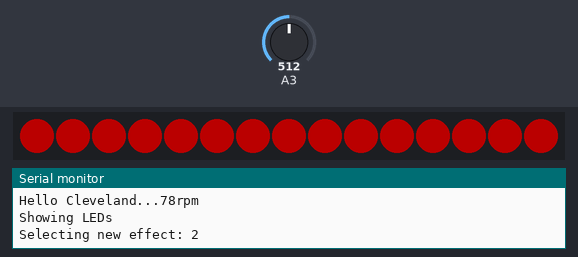
Bench run of a sketch on a simulated Arduino Uno, built with avr-gcc and run on an emulated ATmega328P. Shown: 15 RGB LEDs in strip order, left to right, the last lines printed to the serial monitor. The test bench sets the inputs (shaded band); at power-on: A3 = 512. Dim RGB values are drawn brighter than linear; random numbers use the default seed unless the sketch sets one.

Above: at 0.23 s.
At 0.82 s:
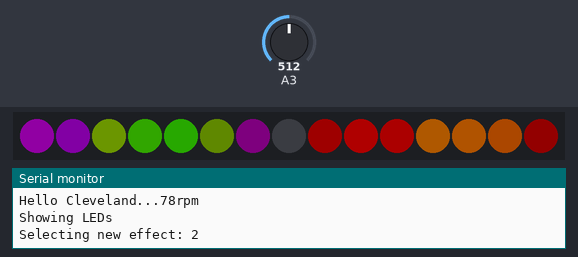
At 15.14 s:
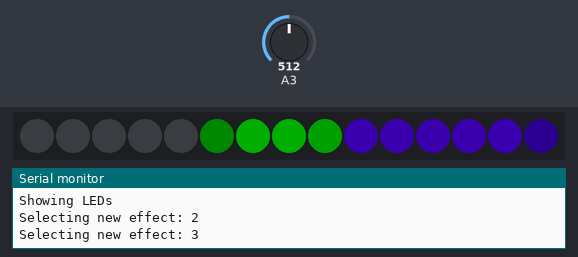
At 29.6 s:
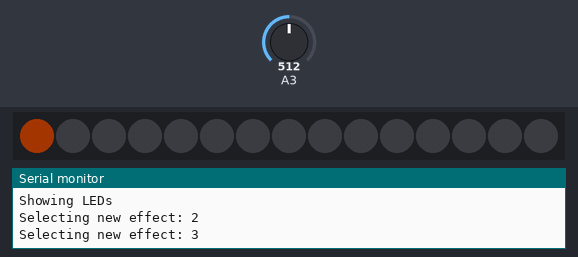
At 33.88 s:
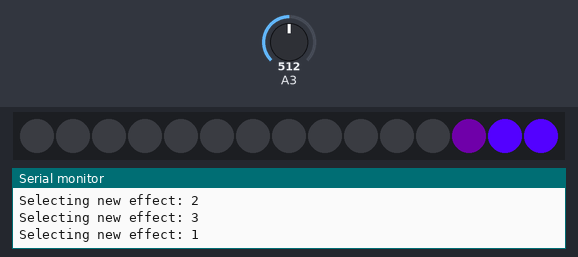
At 39.51 s:
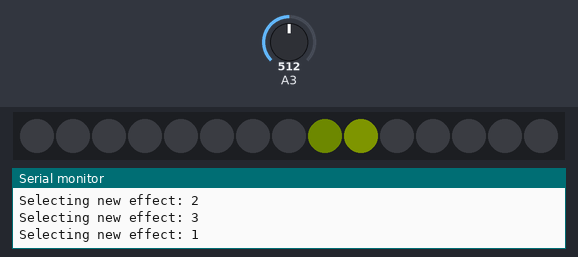

The sketch:

BlingOTron.ino
```cpp
#include <TimerOne.h>
#include <SPI.h>
#include "Adafruit_WS2801.h"


int dataPin  = 8;    // Yellow wire on Adafruit Pixels
int clockPin = 7;    // Green wire on Adafruit Pixels
#define stripLength 15

Adafruit_WS2801 zeeStrip(15, dataPin, clockPin, WS2801_GRB);
uint32_t lerpColor(uint32_t colorA, uint32_t colorB, int lerp, int lerpMax);


class BeatOverlay
{
public:
  BeatOverlay(Adafruit_WS2801 *pStrip)
  {
    m_pStrip = pStrip;
    Reset();
    m_pStrip->begin();
  }

  void begin(void)
  {
    m_pStrip->begin();
  }

  void Reset(void)
  {
    for (int i=0; i<stripLength; ++i)
    {
      m_aLerping[i] = false;
    }
  }

  void show(bool noBaseLineChange = false)
  {
    bool lerpApplied = false;

    // The actual colors are the ones set by the effects plus any beat overlay effect
    for (int i=0; i<stripLength; ++i)
    {
      if (m_aLerping[i])
      {
        lerpApplied = true;
        uint32_t elapsed = millis() - m_aLerpStart[i];
        if (elapsed <= m_aLerpIn[i])
        {
          // We're in the lerp-in phase
          uint32_t color = lerpColor(m_aBaseColors[i], m_aLerpColors[i], elapsed, m_aLerpIn[i]);
          m_pStrip->setPixelColor(i, color);
        }
        else if (elapsed < m_aLerpIn[i] + m_aLerpDwell[i])
        {
          // We're in the dwell phase
          m_pStrip->setPixelColor(i, m_aLerpColors[i]);
        }
        else if (elapsed <= m_aLerpIn[i] + m_aLerpDwell[i] + m_aLerpOut[i])
        {
          // We're in the lerp-out phase
          uint32_t color = lerpColor(m_aLerpColors[i], m_aBaseColors[i], elapsed-m_aLerpIn[i]-m_aLerpDwell[i], m_aLerpOut[i]);
          m_pStrip->setPixelColor(i, color);
        }
        else
        {
          // Actually we're all done here. Go base to baseline color
          m_aLerping[i] = false;
          m_pStrip->setPixelColor(i, m_aBaseColors[i]);
        }
      }
      else
      {
        m_pStrip->setPixelColor(i, m_aBaseColors[i]);
      }
    }

    m_pStrip->show();
  }

  void SetLerpColor(int index, uint32_t color, int millisIn, int millisDwell, int millisOut)
  {
    if (index < 0 || index >= stripLength)
    {
      return;
    }

    m_aLerpColors[index] = color;
    m_aLerpStart[index] = millis();
    m_aLerpIn[index] = millisIn;
    m_aLerpDwell[index] = millisDwell;
    m_aLerpOut[index] = millisOut;
    m_aLerping[index] = true;
  }

  void setPixelColor(uint16_t n, uint32_t c)
  {
    if (n < 0 || n >= stripLength)
    {
      return;
    }
    m_aBaseColors[n] = c;
    m_pStrip->setPixelColor(n, c);
  }

private:
  uint32_t         m_aBaseColors[stripLength];
  uint32_t         m_aLerpColors[stripLength];
  uint32_t         m_aLerpStart[stripLength];
  int              m_aLerpIn[stripLength];
  int              m_aLerpOut[stripLength];
  int              m_aLerpDwell[stripLength];
  bool             m_aLerping[stripLength];
  Adafruit_WS2801 *m_pStrip;
};

BeatOverlay strip(&zeeStrip);


uint32_t hsv2rgb(float hue, float sat, float val)
{
    double      hh, p, q, t, ff;
    long        i;
    int         red, green, blue;

    hh = hue;

    if(sat <= 0.0)
    {
        red   = val;
        green = val;
        blue  = val;
    }
    else
    {
      if(hh >= 360.0) hh = hh-360.0;
      hh /= 60.0;
      i = (long)hh;
      ff = hh - i;
      p = val * (1.0 - sat);
      q = val * (1.0 - (sat * ff));
      t = val * (1.0 - (sat * (1.0 - ff)));

      switch(i) {
      case 0:
          red = val * 255.0;
          green = t * 255.0;
          blue = p * 255.0;
          break;
      case 1:
          red = q * 255.0;
          green = val * 255.0;
          blue = p * 255.0;
          break;
      case 2:
          red = p * 255.0;
          green = val * 255.0;
          blue = t * 255.0;
          break;

      case 3:
          red = p * 255.0;
          green = q * 255.0;
          blue = val * 255.0;
          break;
      case 4:
          red = t * 255.0;
          green = p * 255.0;
          blue = val * 255.0;
          break;
      case 5:
      default:
          red = val  * 255.0;
          green = p * 255.0;
          blue = q * 255.0;
          break;
      }
    }
   uint32_t result = (((uint32_t)red) << 16) |
                     (((uint32_t)green) << 8) |
                     (((uint32_t)blue));

   if (0)
   {
     Serial.print("HSV Color = ");
     Serial.print(hue);
     Serial.print(",");
     Serial.print(sat);
     Serial.print(",");
     Serial.print(val);
     Serial.println(")");

     Serial.print("RGB Color = ");
     Serial.print(red);
     Serial.print(",");
     Serial.print(green);
     Serial.print(",");
     Serial.print(blue);
     Serial.println(")");

     Serial.print("0x00");
     Serial.println(result, HEX);
     Serial.println("");
   }
   return result;
}


uint32_t lerpColor(uint32_t colorA, uint32_t colorB, int lerp, int lerpMax)
{
//  Serial.print("LERP "); Serial.print(colorA, HEX); Serial.print(" -> "); Serial.print(colorB, HEX); Serial.print("  ("); Serial.print(lerp); Serial.print("/"); Serial.println(lerpMax);
  // Extract colors to ints
  uint32_t color1[3];
  uint32_t color2[3];

  color1[0] = (colorA>>16) & 255;
  color1[1] = (colorA>>8) & 255;
  color1[2] = colorA & 255;

  color2[0] = (colorB>>16) & 255;
  color2[1] = (colorB>>8) & 255;
  color2[2] = colorB & 255;

   uint32_t r = ((lerpMax-lerp)*color1[0] + lerp*color2[0]) / lerpMax;
   uint32_t g = ((lerpMax-lerp)*color1[1] + lerp*color2[1]) / lerpMax;
   uint32_t b = ((lerpMax-lerp)*color1[2] + lerp*color2[2]) / lerpMax;

   uint32_t result = (((uint32_t)r) << 16) |
                     (((uint32_t)g) << 8) |
                     (((uint32_t)b));
   return result;
}

void renderSlab(float left, float right, float hue, float sat, float val)
{
  float alpha = 0.0;

  for (int index=floor(left); index<=floor(right); ++index)
  {
    if (index < floor(left))
    {
      // do nothing. shouldn't happen
      alpha = 0.0;
    }
    else if (index == floor(left) && index == floor(right))
    {
      // entire width is a semi-pixel
      alpha = right-left;
    }
    else if (index == floor(left))
    {
      // left semipxel portion
      alpha = 1.0-(left-(float)floor(left));
    }
    else if (index < floor(right))
    {
       // full pixel
       alpha = 1.0;
    }
    else if (index == floor(right))
    {
        // right semipxel portion
        alpha = right-(float)floor(right);
    }
    else
    {
      alpha = 0.0;
    }

    strip.setPixelColor(index, hsv2rgb(hue, sat, alpha*val));
  }
//  strip.show();
}


// ISR State
volatile bool beatLatch = false;
volatile bool beatAck = false;
volatile int audioMax = 0;
volatile int average = 0;
volatile int audioLevel = 0;
int localAudioMax = 0;
uint16_t eightSampleAverage = 0;
uint16_t oneSecondAverage = 0;
int sampleCount = 0;
bool localBeatTriggered = false;
volatile int beatTriggerLevel = 255;
volatile int beatFinishedLevel = 0;
volatile int lastAverage = 0;
volatile int lastMax = 0;
volatile bool showStats = false;


void xISR()
{
  int val = analogRead(A3);
  if (val > localAudioMax)
  {
    localAudioMax = val;
  }
  eightSampleAverage += val;
  ++sampleCount;

  // Are we looking for a beat?
  if (!localBeatTriggered)
  {
    // Yes -- does this qualify?
    if (val > beatTriggerLevel)
    {
      // Yes!
      localBeatTriggered = true;
      //Serial.println("X");

      // But does anyone care?
      if (beatAck)
      {
        // Yes. Main program is ready to listen to beats
        beatLatch = true;
        beatAck = false;
      }
    }
  }
  else
  {
   // We are in a beat. See if we should go out of it
   if (val < beatFinishedLevel)
   {
     localBeatTriggered = false;
   }
  }

  // Are we on an 8-sample boundary?
  if (0 == (sampleCount & 7))
  {
    // Yes. Divide by 8 and accumulate into one second average
    oneSecondAverage += eightSampleAverage >> 3;

    // And update the 8ms audio level for the main loop
    audioLevel = eightSampleAverage >> 3;
    audioMax = localAudioMax;

    // Clear for next accumulation
    eightSampleAverage = 0;
  }

  // Are we on a 1-second boundary?
  if (0 == (sampleCount & 1023))
  {
    // Yes. Store new average value
    lastAverage = average;
    lastMax = audioMax;
    average = oneSecondAverage >> 7;
    audioMax = localAudioMax;
    localAudioMax = 0;
    oneSecondAverage = 0;
    showStats = true;

    // Tune these params
    int delta = audioMax - average;
    int newBeatTriggerLevel = audioMax - (delta>>1);
    int newBeatFinishedLevel = average + (delta>>1) - (delta>>2);

       beatTriggerLevel = newBeatTriggerLevel;
      beatFinishedLevel = newBeatFinishedLevel;
   if (0)
    {
    if (newBeatTriggerLevel > beatTriggerLevel)
    {
      beatTriggerLevel = newBeatTriggerLevel;
      beatFinishedLevel = newBeatFinishedLevel;
    }
    else
    {
      beatTriggerLevel = newBeatTriggerLevel + ((beatTriggerLevel-newBeatTriggerLevel)>>1);
      beatFinishedLevel = newBeatFinishedLevel;
    }
    }
  }
}

void setup()
{
  Serial.begin(57600);
  Serial.println("Hello Cleveland...78rpm");
  int index;
  strip.begin();
  strip.show();
  double hueScale = 360.0 / (stripLength+1);
  for (index=0; index<stripLength; ++index)
  {
    uint32_t color = hsv2rgb(hueScale * index, 1.0, 0.25);
    strip.setPixelColor(index, color);
  }
  Serial.println("Showing LEDs");
  strip.show();

  #if 0
  Serial.println("Calibrating timing");
  uint32_t interval = millis() + 500;
  uint32_t iterations = 0;
  while (millis() < interval)
  {
    int val = analogRead(A3);
    ++iterations;
  }
  Serial.print("    reads: "); Serial.println(iterations);
  Serial.print(" reads/ms: "); Serial.println(iterations/500);
  Serial.println("\nMeasuing ISR speed");
  interval = millis() + 2500;
  iterations = 0;
  while (millis() < interval)
  {
    xISR();
    ++iterations;
  }
  Serial.print("    ISRs: "); Serial.println(iterations);
  Serial.print(" ISRs/ms: "); Serial.println(iterations/2500);
#endif

  randomSeed(analogRead(A3) + analogRead(A3) + analogRead(0));
  Timer1.initialize(1000); // 1ms timer
  Timer1.attachInterrupt(xISR);
}

// shared state
int frameIndex = 0;
int effectID = 0;
int framesRemaining = 0;


// hue cycling state
float startAngle = 0.0;
float tubeAngle = 100.0;
float oneLightAngle = tubeAngle / stripLength;
float maxAngle = 358.0-tubeAngle;
float frameAngleAdvance = oneLightAngle/3;

void HueCycle_Initialize()
{
  startAngle = 0.0;
}

int HueCycle_RenderFrame(int iFrameIndex)
{
  double hueScale = 360.0 / (stripLength+1);
  for (int index=0; index<stripLength; ++index)
  {
    uint32_t color = hsv2rgb(startAngle + oneLightAngle*index, 1.0, 0.20);
    strip.setPixelColor(index, color);
  }
  strip.show();
  startAngle += frameAngleAdvance;
  if (startAngle >= 360.0) startAngle -= 360.0;

  return 2;
}


// raindrop state
float dropCenter;   // 2.0 - 15.0
float dropWidth;    // 1.5 -  6.5
int dropFrame;      // 0 - 25
int dropDelay;      // 10ms - 175ms
float dropHue;

void Raindrop_Initialize()
{
  dropCenter = (random(130)+20) * 0.10;
  dropWidth  = (random(100)+15)  * 0.10;
  dropFrame = 0;
  dropDelay = 7 ;
  dropHue = random(36)*10.0;
}


int Raindrop_RenderFrame(int iFrameIndex)
{
  int frame = dropFrame;
  int delayz = dropDelay;

  if (dropFrame > 10)
  {
    frame = 20-dropFrame;
  }

  float radius = dropWidth / 2.0 * ((float)frame / 10.0);
  float left = dropCenter - radius;
  float right = dropCenter + radius;
  //Serial.print("LEFT="); Serial.print(left); Serial.print("  RIGHT="); Serial.println(right);


  for (int index=0; index<stripLength; ++index)
  {
    if (index < floor(left))
    {
      strip.setPixelColor(index, 0x0);
    }
    else if (index == floor(left) && index == floor(right))
    {
      // entire width is a semi-pixel
      strip.setPixelColor(index, hsv2rgb(dropHue, 1.0, (right-left)*0.20));
    }
    else if (index == floor(left))
    {
      // left semipxel portion
      strip.setPixelColor(index, hsv2rgb(dropHue, 1.0, (1.0-(left-(float)floor(left))) * 0.20));
    }
    else if (index < floor(right))
    {
       // full pixel
       strip.setPixelColor(index, hsv2rgb(dropHue, 1.0, 2.0));
    }
    else if (index == floor(right))
    {
        // left semipxel portion
        strip.setPixelColor(index, hsv2rgb(dropHue, 1.0, (right-(float)floor(right)) * 0.20));
    }
    else
    {
      strip.setPixelColor(index, 0);
    }
  }
  strip.show();
  ++dropFrame;

  if (dropFrame == 21)
  {
    delayz = 25;
    Raindrop_Initialize();
  }

  return delayz;
}

#define CURTAIN_MAX 10
typedef struct
{
  // HSV color of curtain
  float  hue;
  float  sat;
  float  val;

  // Curtain width
  float  width;

  // Location of "gravity" for this curtain
  float  gravity;

  // ---- above are constant. below change per frame ---
  // Current location and velocity
  float  x;
  int    homeStay;
} TCurtainState;
TCurtainState aCurtains[CURTAIN_MAX];
int iCurtainCount = 0;
float fCenter = ((float)stripLength) / 2.0;

void Curtains_Initialize(void)
{
  // First pick how many curtains to create in the range of 2..10
  iCurtainCount = 5 + random(5);

  // Now initialize that many curtains
  for (int iIndex=0; iIndex<iCurtainCount; ++iIndex)
  {
   aCurtains[iIndex].hue = 10.0 * random(36);
   aCurtains[iIndex].sat = 1.0; //((float)random(800)) / 1000.0 + 0.19;
   aCurtains[iIndex].val = 0.2;

   // width in range of 1.0 - 7.0
   aCurtains[iIndex].width = ((float)random(60)) / 10.0 + 1.0;

   // random gravity location
   aCurtains[iIndex].gravity = ((float)random(stripLength * 100)) / 100.0 ;

   // random starting position.
   aCurtains[iIndex].x = ((float)random(stripLength * 100)) / 100.0 ;
  }
}

int Curtains_RenderFrame(int iFrameIndex)
{
  int iIndex;
  for (iIndex=0; iIndex<stripLength; ++iIndex)
  {

    strip.setPixelColor(iIndex, 0x0);
  }

  for (iIndex=0; iIndex<iCurtainCount; ++iIndex)
  {
   // Render at current position first, then update
   float radius = aCurtains[iIndex].width / 2.0;
   float left = aCurtains[iIndex].x - radius;
   float right = aCurtains[iIndex].x + radius;

   renderSlab(left, right, aCurtains[iIndex].hue, aCurtains[iIndex].sat, aCurtains[iIndex].val);

   // This totally ignores velocity & acceleration.
   // Simply treats center as gravity and the further away, the stronger the pull
   float distance = aCurtains[iIndex].gravity - aCurtains[iIndex].x;
   float fudge = ((float)random(50)) / 50.0 + 0.75;

   // Velocity is enough to move to center in 5 frames
   // plus some fudge
   float velocity = (distance / 12.0) * fudge;
   aCurtains[iIndex].x += velocity;

   if (0)
   {
     Serial.print("Curtain #"); Serial.print(iIndex);
     Serial.print("   gravity = "); Serial.print(aCurtains[iIndex].gravity);
     Serial.print("   position = "); Serial.print(aCurtains[iIndex].x);
     Serial.print("   distance = "); Serial.print(distance);
     Serial.print("   velocity = "); Serial.print(velocity);
     Serial.print("   fudge = "); Serial.println(fudge);
   }

   // If the curtain has found home, then randomly position it again
   if (fabs(distance) < 0.5)
   {
     ++aCurtains[iIndex].homeStay;
     if (aCurtains[iIndex].homeStay >= 10)
     {
       aCurtains[iIndex].x = ((float)random(stripLength * 100)) / 100.0 ;
     }
   }
   else
   {
     aCurtains[iIndex].homeStay = 0;
   }
  }

  strip.show();
  return 50;
}

float cylonHue;
float cylonWidth;
float cylonPosition;
float cylonVelocity;
float cylonSpeed;
int cylonEndDwell;

void Cylon_Initialize()
{
   cylonHue = 10.0 * random(36);
   cylonWidth = 1.0 + ((float)random(500) / 100.0);
   cylonPosition = 1.0;
   cylonSpeed = ((float)random(15)+1.0)/20.0;
   cylonVelocity = cylonSpeed;
   cylonEndDwell = random(2000);
}

int Cylon_RenderFrame(int)
{
  int iIndex;
  int delayz = 10;
  for (iIndex=0; iIndex<stripLength; ++iIndex)
  {
    strip.setPixelColor(iIndex, 0x0);
  }
   // Render at current position first, then update
   float radius = cylonWidth / 2.0;
   float left = cylonPosition - radius;
   float right = cylonPosition + radius;

   renderSlab(left, right, cylonHue, 1.0, 0.2);

   if (cylonVelocity > 0.0)
   {
     // Moving right. Check if at end
     if (cylonPosition >= (float)stripLength)
     {
       // Yes. Dwell and then reverse
       delayz = cylonEndDwell;
       cylonVelocity = -cylonSpeed;
     }
   }
   else
   {
     // Moving left. Check if at end
     if (cylonPosition <= 0.0)
     {
       // Yes. Dwell and then reverse
       delayz = cylonEndDwell;
       cylonVelocity = cylonSpeed;
     }
   }

  cylonPosition += cylonVelocity;
  strip.show();

  return delayz;
}

void Cylon_Beat(int)
{
  int width = cylonWidth;

  if (width < 2) width = 2;
  if (width > 5) width = 5;

  int left = (int)cylonPosition - (width>>1);
  for (int i=left; i<left+width; ++i)
  {
     strip.SetLerpColor(i, 0x480000, 15, 250, 750);
  }
}

#define VU_NODE_MAX 5
int vuNodeCount = 0;
float vuNodeCenter[VU_NODE_MAX];
float vuNodeRadius[VU_NODE_MAX];
float vuNodeHue[VU_NODE_MAX];
bool  vuBeatGroup[VU_NODE_MAX];

void VU_Init()
{
  vuNodeCount = 1 + random(VU_NODE_MAX);

  float widthRemaining = stripLength / 2.0;
  int nodesRemaining = vuNodeCount;
  int nodeIndex = 0;
  bool beatGroup = false;

  // Two ways of laying out nodes, based on odd or even
  if (vuNodeCount & 1)
  {
    // Odd number of nodes...
    // Lay down the center node first
    vuNodeCenter[0] = (float)stripLength / 2.0;
    vuNodeRadius[0] = 1.0 + ((float)random(500))/100.0;
    vuNodeHue[0] = 75.0 + ((float)random(215));
    vuBeatGroup[0] = beatGroup;

    // The symmetric layout below has this much left to work with
    widthRemaining = stripLength/2.0 - vuNodeRadius[0] - 1.0;

    --nodesRemaining;
    ++nodeIndex;
    beatGroup = !beatGroup;
  }

  widthRemaining -= 1.5;
  while (nodesRemaining >= 2 && widthRemaining >= 1.0)
  {
    float radius = random((int)(100.0 * widthRemaining))/200.0;
    float center = widthRemaining-radius;
    float hue = 75.0 + ((float)random(215));

    vuNodeCenter[nodeIndex] = center;
    vuNodeRadius[nodeIndex] = radius;
    vuNodeHue[nodeIndex] = hue;
    vuBeatGroup[nodeIndex] = beatGroup;
    ++nodeIndex;

    vuNodeCenter[nodeIndex] = (float)stripLength - center;
    vuNodeRadius[nodeIndex] = radius;
    vuNodeHue[nodeIndex] = hue;
    vuBeatGroup[nodeIndex] = beatGroup;
    ++nodeIndex;

    nodesRemaining -= 2;
    beatGroup = !beatGroup;
    widthRemaining -= radius*2.0 + 0.5;

    widthRemaining -= ((float)random(100))/150.0 * widthRemaining;
  }

  while (nodesRemaining > 0)
  {
    vuNodeCenter[nodeIndex] = 0.0;
    vuNodeRadius[nodeIndex] = 0.0;
    vuNodeHue[nodeIndex] = 0.0;
    vuBeatGroup[nodeIndex] = false;
    ++nodeIndex;
    --nodesRemaining;
  }
}

int VU_RenderFrame(int)
{
  for (int i=0; i<stripLength; ++i)
  {
    strip.setPixelColor(i, 0);
  }
  for (int i=0; i<vuNodeCount; ++i)
  {
    if (vuNodeRadius[i] > 0)
    {
      float radius = ((float)audioLevel / (float)audioMax) * vuNodeRadius[i];
      renderSlab(vuNodeCenter[i]-radius, vuNodeCenter[i]+radius, vuNodeHue[i], 1.0, 0.2);
    }
  }
  strip.show();

  return 10;
}

bool vuBeatFlipFlop = true;
void VU_Beat(int)
{
  for (int i=0; i<vuNodeCount; ++i)
  {
    if (vuBeatGroup[i] == vuBeatFlipFlop)
    {
       float radius = ((float)audioLevel / (float)audioMax) * vuNodeRadius[i];
       int left  = vuNodeCenter[i]-radius;
       int right = vuNodeCenter[i]+radius;

       for (int pixel=left; pixel<=right; ++pixel)
       {
          strip.SetLerpColor(pixel, 0x400000, 25, 150, 125);
       }
    }
  }
  vuBeatFlipFlop = !vuBeatFlipFlop;
}

int skankinBeatOffsets[5] = {1, 5, 8, 10, 14};
void Skankin_Beat(int)
{
  int offset = skankinBeatOffsets[random(5)];
  strip.SetLerpColor(offset, 0x480000, 15, 250, 15);
  strip.SetLerpColor(offset+1, 0x480000, 15, 250, 15);
  strip.SetLerpColor(offset+2, 0x480000, 15, 250, 15);
}

void DefaultBeat(int val)
{
  for (int iIndex=0; iIndex<stripLength; ++iIndex)
  {
    int centerDistance = abs(stripLength/2 - iIndex);
    strip.SetLerpColor(iIndex, 0x480000, centerDistance*5, 200, 500+centerDistance*20);
  }
}


typedef struct
{
  void (*pInitialize)();
  int (*pRenderFrame)(int);
  void (*pBeat)(int);
} TEffect;
TEffect *pEffect = (TEffect*)0;
#define EFFECT_COUNT 5
TEffect effects[EFFECT_COUNT] =
    {  {HueCycle_Initialize, HueCycle_RenderFrame, DefaultBeat},
       {Raindrop_Initialize, Raindrop_RenderFrame, Skankin_Beat},
       {Curtains_Initialize, Curtains_RenderFrame, DefaultBeat},
       {Cylon_Initialize, Cylon_RenderFrame, Cylon_Beat},
       {VU_Init, VU_RenderFrame, VU_Beat}
    };


unsigned long endMillis = 0;
void loop()
{

#if 0
  VU_Init();
  for (int i=0; i<vuNodeCount; ++i)
  {
    int left = vuNodeCenter[i]-vuNodeRadius[i];
    int right = vuNodeCenter[i]+vuNodeRadius[i];
    for (int j=0; j<left; ++j) Serial.print(" ");
    for (int j=left; j<=right; ++j) Serial.print(i);
    Serial.println();
  }
  for (int i=0; i<vuNodeCount; ++i)
  {
    Serial.print(i); Serial.print(") Center="); Serial.print(vuNodeCenter[i]); Serial.print(", Radius="); Serial.print(vuNodeRadius[i]);
    Serial.println();
  }

  Serial.println();
#endif

  beatLatch = false;
  beatAck = true;

  if (millis() >= endMillis)
  {
    frameIndex = 0;
    effectID = random(EFFECT_COUNT);


    pEffect = &effects[effectID];
    framesRemaining = 300;
    pEffect->pInitialize();
    endMillis = millis() + 15000;

    Serial.print("Selecting new effect: "); Serial.println(effectID);
  }

  unsigned long delayz;
  delayz = pEffect->pRenderFrame(frameIndex);
  ++frameIndex;
  --framesRemaining;

  unsigned long delayEnd = millis() + delayz;
  boolean beating = false;
  while (millis() < delayEnd)
  {
    if (showStats)
    {
      showStats = false;
 //     Serial.print("NEW average: "); Serial.print(average); Serial.print(" / MAX: "); Serial.print(audioMax);
 //     Serial.print("   Trigger/Release: "); Serial.print(beatTriggerLevel); Serial.print(", "); Serial.println(beatFinishedLevel);
     }

    if (beatLatch)
    {
      pEffect->pBeat(100);
      beatLatch = false;
      beatAck = true;
    }

    strip.show(true);
  }
//  hsv2rgb(300.0, 1.0, 1.0);

}
```
